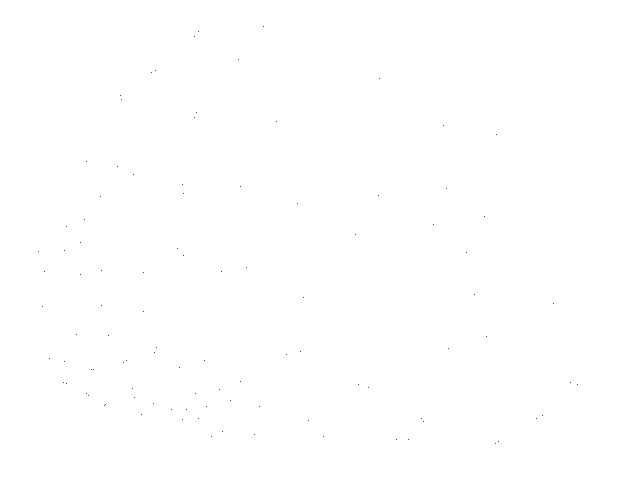
Frame 1 (no input)
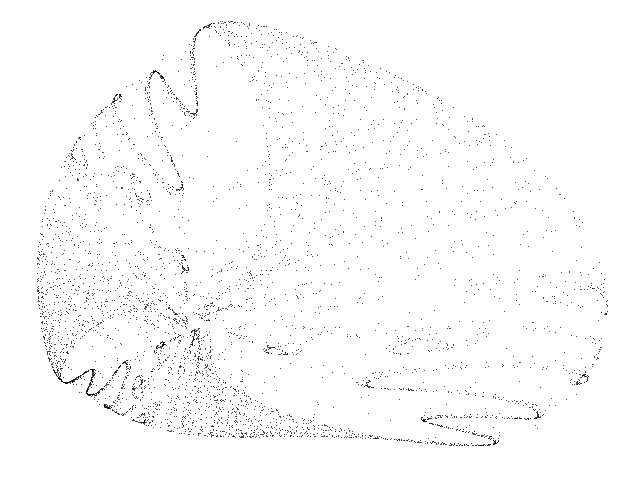
Frame 60 (the mouse pressed at the canvas centre just before this capture)
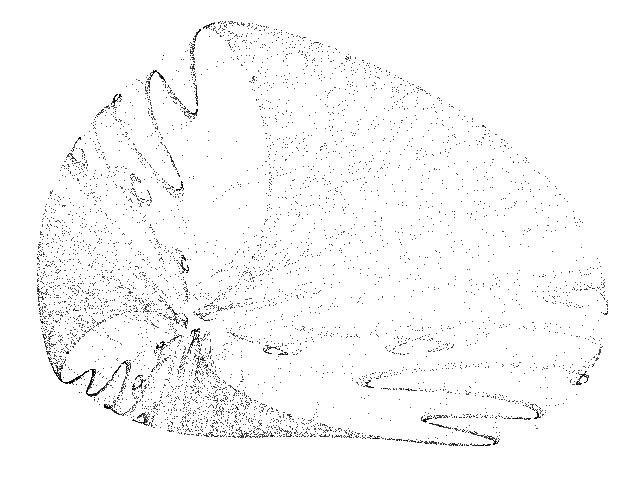
Frame 120 (the mouse held since frame 60 and released just before this capture)

The Processing sketch that drew these frames (run headless with seeded random() and noise(); from frame 60 on, the mouse is pressed at the canvas centre):

// Processing sketch: Quartic_B
// ── Quartic_B.pde
// Quartic B chaotic map //

  float x = 0.1;
  float y = 0.1;
  float a1 = -0.6;
  float a2 = 0.1;
  float a3 = 1.1;
  float a4 = 0.9;
  float a5 = 1.2;
  float a6 = 0.9;
  float a7 = -1.2; 
  float a8 = 0.6;
  float a9 = 1.0;
  float a10 = 0.0;
  float a11 = 0.0;
  float a12 = 0.1;
  float a13 = -0.7;
  float a14 = -0.7;
  float a15 = 0.4;
  float a16 = 0.2;
  float a17 = -0.7;
  float a18 = -0.3;
  float a19 = 0.7;
  float a20 = 0.0;
  float a21 = 0.5;
  float a22 = -1.1;
  float a23 = 0.1;
  float a24 = 0.5;
  float a25 = -0.7;
  float a26 = 1.0;
  float a27 = 0.5;
  float a28 = -0.8;
  float a29 = -0.3;
  float a30 = -0.5;


void setup() {
  
  size(640, 480);
  background(255);
  
}

void draw() {
  
  for (int i=0; i<100; i++) {
    
    float nx = x;
    float ny = y;
    
    x = a1+a2*nx+a3*pow(nx,2.0)+a4*pow(nx,3.0)+a5*pow(nx,4.0)+a6*pow(nx,3.0)*ny+a7*pow(nx,2.0)*ny+a8*pow(nx,2.0)*pow(ny,2.0)+a9*nx*ny+a10*nx*pow(ny,2.0)+a11*nx*pow(ny,3.0)+a12*ny+a13*pow(ny,2.0)+a14*pow(ny,3.0)+a15*pow(ny,4.0);
    y = a16+a17*nx+a18*pow(nx,2.0)+a19*pow(nx,3.0)+a20*pow(nx,4.0)+a21*pow(nx,3.0)*ny+a22*pow(nx,2.0)*ny+a23*pow(nx,2.0)*pow(ny,2.0)+a24*nx*ny+a25*nx*pow(ny,2.0)+a26*nx*pow(ny,3.0)+a27*ny+a28*pow(ny,2.0)+a29*pow(ny,3.0)+a30*pow(ny,4.0);

    point(590 + (650 * x), 140 + (760 * y));
        
  }

}
